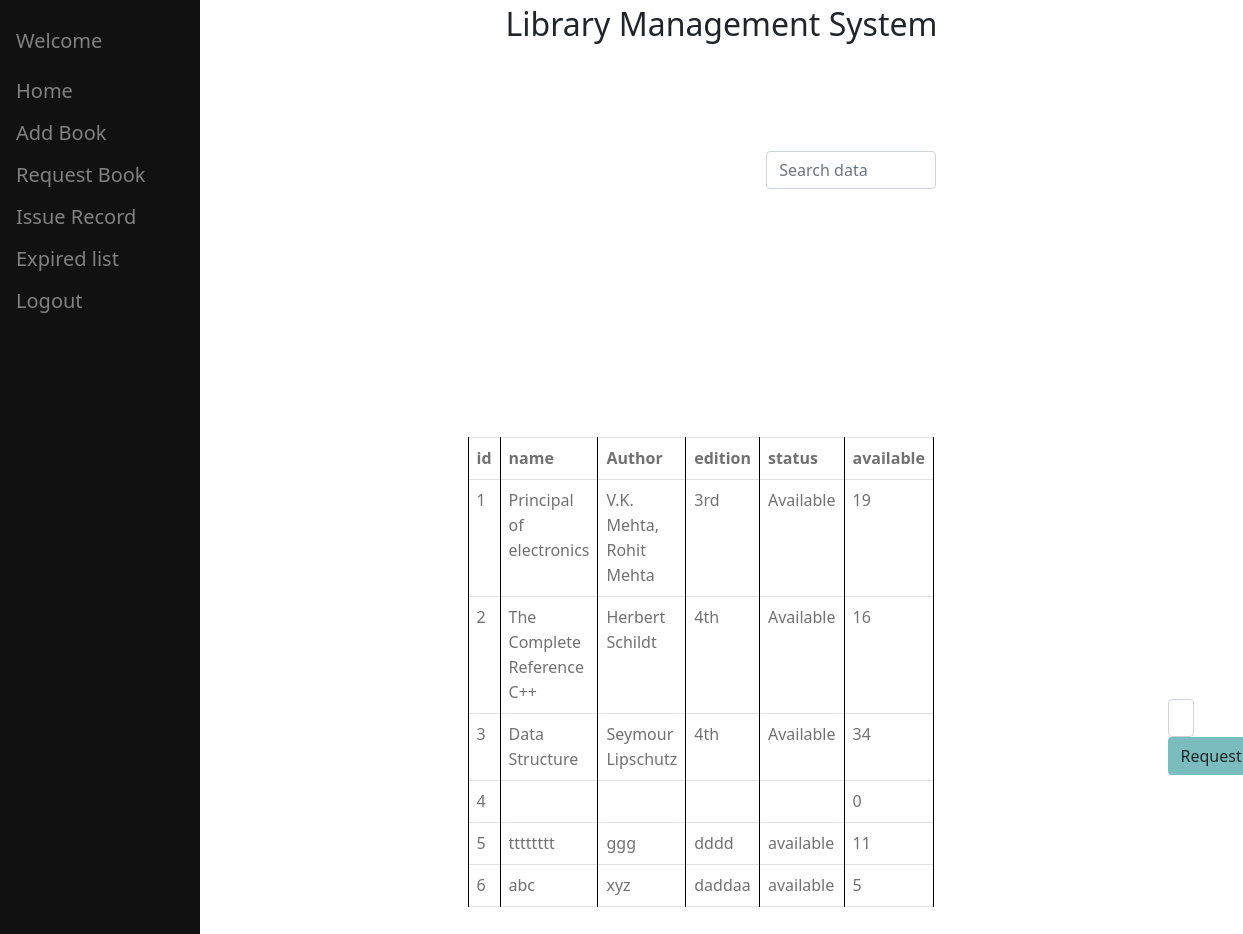
Page /admin_home.php on the committed database.
### tables this page shows
CREATE TABLE `books` (
  `bid` int(100) NOT NULL,
  `name` varchar(100) NOT NULL,
  `authors` varchar(100) NOT NULL,
  `edition` varchar(100) NOT NULL,
  `status` varchar(100) NOT NULL,
  `quantity` int(100) NOT NULL
);

### admin_home.php (the view, shortened to what this page needs)
<?php
include "admin_sidebar.php";
 ?>
<!DOCTYPE html>
<html lang="en">
<head>
    <link href="https://cdn.jsdelivr.net/npm/bootstrap@5.0.0-beta1/dist/css/bootstrap.min.css" rel="stylesheet">
    <link href="https://cdn.jsdelivr.net/npm/bootstrap@5.0.0-beta1/dist/css/bootstrap.min.css" rel="stylesheet">
</head>
<body>
<div class="container">
        <div class="row">
            <div class="col-md-12">
                    <div class="card-body">
                        <div class="row">
                            <div class="col-md-7">
                                <form action="" method="GET">
                                    <div class="input-group mb-3">
                                        <input type="text" name="" id="filter"  class="form-control" placeholder="Search data" onkeyup="searchFun()">
                                    </div>
                                </form>
                            </div>
                        </div>
                    </div>
            </div>
            <div class="col-md-12">
                    <div class="card-body">
                        <table class="table table-bordered" id="myTable">
                            <thead>
                                <tr>
                                    <th>id</th>
                                    <th>name</th>
                                    <th>Author</th>
                                    <th>edition</th>
                                    <th>status</th>
                                    <th>available</th>
                                </tr>
                            </thead>
<?php
$query = "SELECT * FROM books";
$query_run = mysqli_query($conn, $query);
if(mysqli_num_rows($query_run) > 0)
{
    foreach($query_run as $row)
    {
        ?>
    <tr>
    <td><?= $row['bid']; ?></td>
  <td><?= $row['name']; ?></td>
            <td><?= $row['authors']; ?></td>
        <td><?= $row['edition']; ?></td>
        <td><?= $row['status']; ?></td>
        <td><?= $row['quantity']; ?></td>
        </tr>
        <?php
    }
}
else
{
    ?>
        <tr>
            <td colspan="4">No Record Found</td>
        </tr>
    <?php
}
?>
<div class="srch">
		<form class="navbar-form" method="post" name="form1">
				<input class="form-control" type="text" name="bid" placeholder="Enter Book ID" required="">
				<button style="background-color: #6db6b9e6;" type="submit" name="submit1" class="btn btn-default">Request
				</button>
		</form>
	</div>
</body>
</html>

### admin_sidebar.php (shortened to what this page needs)
<!DOCTYPE html>
<html>
<head>
<link rel="stylesheet" href="https://cdnjs.cloudflare.com/ajax/libs/font-awesome/4.7.0/css/font-awesome.min.css">
</head>
<body>
<div class="sidenav">
  <a href="#">Welcome</a>
  <a href="admin_home.php">Home</a>
  <a href="addbook.php">Add Book</a>
  <a href="admin_request.php">Request Book</a>
  <a href="admin_issue.php">Issue Record</a>
  <a href="expired.php">Expired list</a>
  <a href="admin_login.php">Logout</a>
</div>
<div class="main">
  <center><h2>Library Management System</h2>
</div>
</body>
</html>

### admin_sidebar.php (style rules this page uses)
body { font-family: "Lato", sans-serif; }
.sidenav { height: 100%; width: 200px; position: fixed; z-index: 1; top: 0; left: 0; background-color: #111; overflow-x: hidden; padding-top: 20px; }
.sidenav a, .dropdown-btn { padding: 6px 8px 6px 16px; text-decoration: none; font-size: 20px; color: #818181; display: block; border: none; background: none; width: 100%; text-align: left; cursor: pointer; outline: none; }
.main { margin-left: 200px; font-size: 35px; padding: 0px 10px; }
.main h2 { margin-top:5px; }

### admin_home.php (style rules this page uses)
.srch { padding-left: 700px; }
.col-md-12 { padding:200px 400px ; }
.col-md-12 #myTable { margin: 0px; color: #717171; line-height: 25px; width:150%; position:relative; margin-top:-110%; }
.col-md-7 { margin-top:-35%; margin-left:90%; }
table, th,td { border: 1px solid black; border-collapse : collapse; }

### rows in the picture
books: bid "1", name "Principal of electronics", authors "V.K. Mehta, Rohit Mehta", edition "3rd", status "Available", quantity "19"
books: bid "2", name "The Complete Reference C++", authors "Herbert Schildt", edition "4th", status "Available", quantity "16"
books: bid "3", name "Data Structure", authors "Seymour Lipschutz", edition "4th", status "Available", quantity "34"
books: bid "4", quantity "0"
books: bid "5", name "tttttttt", authors "ggg", edition "dddd", status "available", quantity "11"
books: bid "6", name "abc", authors "xyz", edition "daddaa", status "available", quantity "5"
